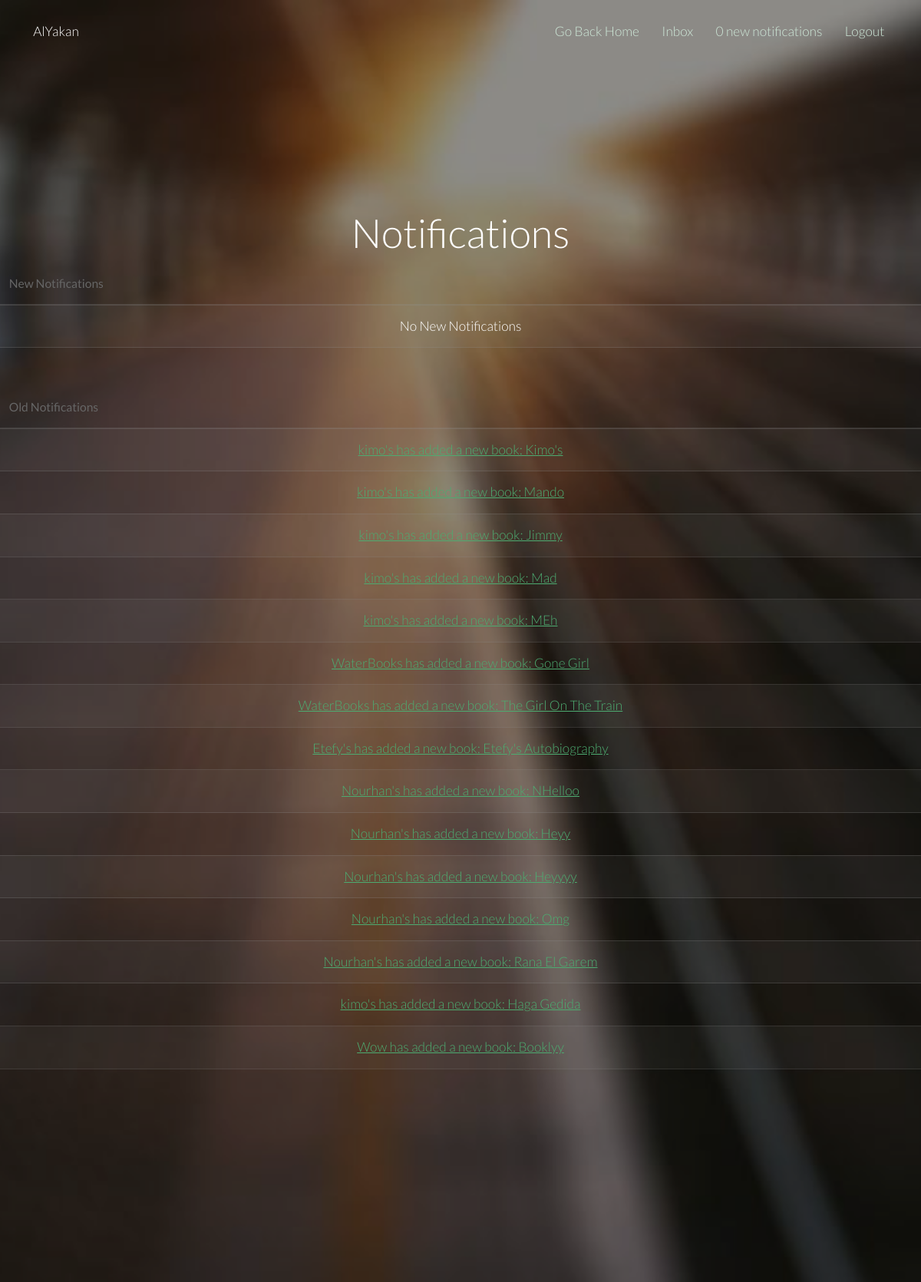
The app's page /main/notification-list/ (signed in) with its own data.
### main/models.py (models this page shows)
class NotificationCenter(models.Model):
    read = models.IntegerField(default=0)
    receiver = models.ForeignKey(User)
    notification = models.ForeignKey(Notification)

class Notification(models.Model):
    verb = models.TextField()
    actor = models.ForeignKey(User)
    library = models.ForeignKey(Library)
    book = models.ForeignKey(Book)

### main/views.py (the view)
class NotificationListView(LoginRequiredMixin, ListView):
    model = NotificationCenter
    template_name = "main/notification_list.html"
    def get_context_data(self, **kwargs):
        context = super(NotificationListView, self).get_context_data(**kwargs)
        if self.request.user.is_authenticated():
            current_user_id = self.request.user
            try:
                var = NotificationCenter.objects.all()
                context['read_notifications'] = var.filter(
                    receiver_id=current_user_id, read=1)
                object_list = NotificationCenter.objects.filter(
                    receiver_id=current_user_id,
                    read=0)
                context['object_list'] = object_list
                if object_list:
                    for obj in object_list:
                        obj.read = 1
                        obj.save()
                    context['count'] = object_list.count()
                else:
                    context['count'] = 0
            except:
                pass
            return context

### templates/main/notification_list.html (shortened to what this page needs)
<!DOCTYPE html>
{% load staticfiles %}
<html>
	<head>
		<link rel="stylesheet" href="{% static "css/skel.css" %}" />
		<link rel="stylesheet" href="{% static "css/style.css" %}" />
		<link rel="stylesheet" href="{% static "css/style-xlarge.css" %}" />
	</head>
	<body class="landing">
		<header id="header">
			{% if user.is_authenticated %}
				<h1>{{user.username}}</h1>
			{% endif %}
			<nav id="nav">
				{% if user.is_authenticated %}
				<ul>
					<li><a href="/main/">Go Back Home</a></li>
					<li><a href="/messages/inbox/">Inbox</a></li>
					<li><a href="{% url "notification-list" %}">{{ count }} new notifications</a></li>
					<li><a href="{% url "logout" %}">Logout</a></li>
				</ul>
				{% else %}
				<ul>
					<li><a href="/main/register/">Register Here</a></li>
					<li><a href="{% url "login" %}">Login</a></li>
				</ul>
				{% endif %}
			</nav>
		</header>
		<section id="banner" class="wrapper">
			<div class="container">
				<section>
					<h2>Notifications</h2>
					<div class="table-wrapper">
							<table>
								<thead>
									<tr>
										<th>New Notifications</th>
									</tr>
								</thead>
								<tbody>
									{% if object_list %}
										{% for notification in object_list %}
											<tr>
												<td><a href="{% url "book-detail" notification.notification.book.library.slug notification.notification.book.slug %}">{{ notification.notification.verb }}</a></td>
											</tr>
										{% endfor %}
									{% else %}
										<tr>
											<td>No New Notifications</td>
										</tr>
									{% endif %}
								</tbody>
							</table>
							<br>
							<table>
								<thead>
									<tr>
										<th>Old Notifications</th>
									</tr>
								</thead>
								<tbody>
									{% if read_notifications %}
										{% for notification in read_notifications %}
											<tr>
												<td><a href="{% url "book-detail" notification.notification.book.library.slug notification.notification.book.slug %}">{{ notification.notification.verb }}</a></td>
											</tr>
										{% endfor %}
									{% else %}
										<tr>
											<td>No Old Notifications</td>
										</tr>
									{% endif %}
								</tbody>
							</table>
					</div>
				</section>
			</div>
		</section>
	</body>
</html>

### static/css/skel.css (style rules this page uses)
html,body,div,span,applet,object,iframe,h1,h2,h3,h4,h5,h6,p,blockquote,pre,a,abbr,acronym,address,big,cite,code,del,dfn,em,img,ins,kbd,q,s,samp,small,strike,strong,sub,sup,tt,var,b,u,i,center,dl,dt,dd,ol,ul,li,fieldset,form,label,legend,table,caption,tbody,tfoot,thead,tr,th,td,article,aside,canvas,details,embed,figure,figcaption,footer,header,hgroup,menu,nav,output,ruby,section,summary,time,mark,audio,video { margin:0;padding:0;border:0;font-size:100%;font:inherit;vertical-align:baseline; }
article,aside,details,figcaption,figure,footer,header,hgroup,menu,nav,section { display:block; }
body { line-height:1; }
ol,ul { list-style:none; }
table { border-collapse:collapse;border-spacing:0; }
body { -webkit-text-size-adjust:none }
*, *:before, *:after { -moz-box-sizing: border-box; -webkit-box-sizing: border-box; box-sizing: border-box; }
body { min-width: 1200px; }
.container { margin-left: auto; margin-right: auto; width: 1200px; }

### static/css/style.css (style rules this page uses)
body { background: #fff; }
body, input, select, textarea { color: #444; font-family: "Lato", Helvetica, sans-serif; font-size: 15pt; font-weight: 300; line-height: 1.65em; }
a { color: #4dac71; text-decoration: underline; }
h1, h2, h3, h4, h5, h6 { color: #666; font-weight: 300; line-height: 1em; margin: 0 0 1em 0; }
h2 { font-size: 1.75em; line-height: 1.5em; }
ul { list-style: disc; margin: 0 0 2em 0; padding-left: 1em; }
ul li { padding-left: 0.5em; }
.table-wrapper { -webkit-overflow-scrolling: touch; overflow-x: auto; }
table { margin: 0 0 2em 0; width: 100%; }
table tbody tr { border: solid 1px rgba(144, 144, 144, 0.25); border-left: 0; border-right: 0; }
table tbody tr:nth-child(2n + 1) { background-color: rgba(144, 144, 144, 0.075); }
table td { padding: 0.75em 0.75em; }
table th { color: #666; font-size: 0.9em; font-weight: 400; padding: 0 0.75em 0.75em 0.75em; text-align: left; }
table thead { border-bottom: solid 2px rgba(144, 144, 144, 0.25); }
body.landing #header { background-color: transparent; left: 0; position: absolute; top: 0; }
#header { background-color: #202222; color: #ffffff; cursor: default; height: 4.75em; line-height: 4.75em; width: 100%; z-index: 10000; }
#header h1 { color: #ffffff; height: inherit; left: 2.5em; line-height: inherit; margin: 0; padding: 0; position: absolute; top: 0; }
#header nav { height: inherit; line-height: inherit; position: absolute; right: 2.75em; top: 0; vertical-align: middle; }
#header nav > ul { list-style: none; margin: 0; padding-left: 0; }
#header nav > ul > li { border-radius: 4px; display: inline-block; margin-left: 1.5em; padding-left: 0; }
#header nav > ul > li a { -moz-transition: color 0.2s ease-in-out; -webkit-transition: color 0.2s ease-in-out; -o-transition: color 0.2s ease-in-out; -ms-transition: color 0.2s ease-in-out; transition: color 0.2s ease-in-out; color: #cee8d8; display: inline-block; text-decoration: none; }
#header nav > ul > li:first-child { margin-left: 0; }
#banner { background: url("images/overlay.png"), url("../images/banner.jpg"); background-position: center; background-repeat: no-repeat; background-size: cover; color: #ffffff; padding: 16em 0em 14em; text-align: center; }
#banner h2 { color: #ffffff; font-size: 3em; line-height: 1em; margin: 0 0 0.5em 0; padding: 0; }
.wrapper { padding: 6em 0em 4em; }

### static/css/style-xlarge.css (style rules this page uses)
body, input, select, textarea { font-size: 13pt; }

### static/css/style-large.css (style rules this page uses)
body, input, select, textarea { font-size: 13pt; }
#banner { padding: 12em 0em 10em; }
#banner h2 { font-size: 3.5em; }

### records on screen
NotificationCenter: notification.verb "kimo's has added a new book: Kimo's"
NotificationCenter: notification.verb "kimo's has added a new book: Mando"
NotificationCenter: notification.verb "kimo's has added a new book: Jimmy"
NotificationCenter: notification.verb "kimo's has added a new book: Mad"
NotificationCenter: notification.verb "kimo's has added a new book: MEh"
NotificationCenter: notification.verb "WaterBooks has added a new book: Gone Girl"
NotificationCenter: notification.verb "WaterBooks has added a new book: The Girl On The Train"
NotificationCenter: notification.verb "Etefy's has added a new book: Etefy's Autobiography"
NotificationCenter: notification.verb "Nourhan's has added a new book: NHelloo"
NotificationCenter: notification.verb "Nourhan's has added a new book: Heyy"
NotificationCenter: notification.verb "Nourhan's has added a new book: Heyyyy"
NotificationCenter: notification.verb "Nourhan's has added a new book: Omg"
NotificationCenter: notification.verb "Nourhan's has added a new book: Rana El Garem"
NotificationCenter: notification.verb "kimo's has added a new book: Haga Gedida"
NotificationCenter: notification.verb "Wow has added a new book: Booklyy"

### other values on screen
{{ user.username }} "AlYakan"
{{ count }} "0"
